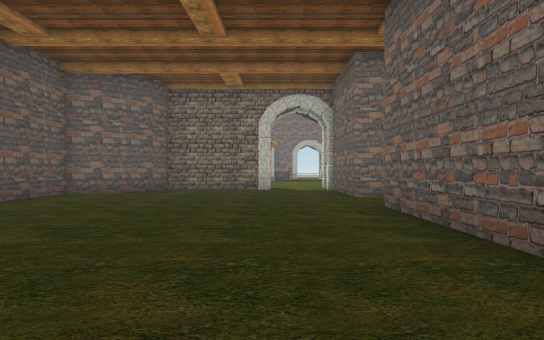
View 1 (above)

12 first-person views from a walk through a Unity game level. The camera is 1.2 m above the floor, looks level and sees 70° across. The floor is counted in squares, 2 m on a side. Each view is taken from the middle of a square. On the plan, view 1 faces up. The plan holds only what a view shows up to about 11 squares ahead; the rest is blank. The place goes on beyond the plan. The player is left out.

View 2
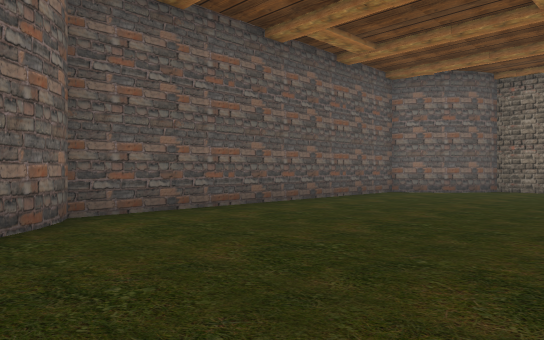

View 3
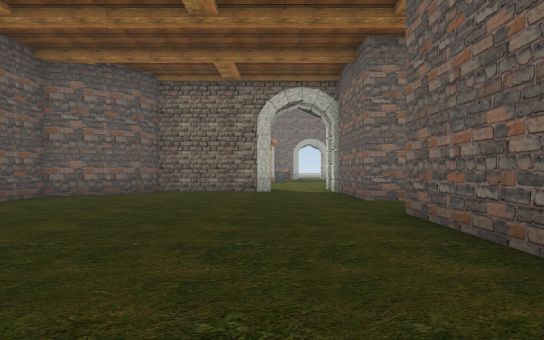

View 4
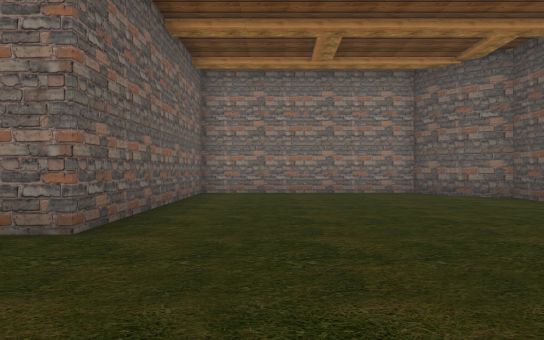

View 5
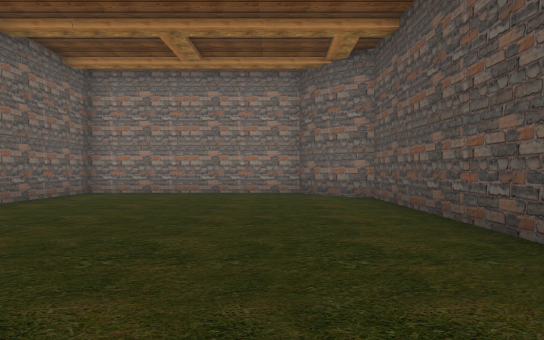

View 6
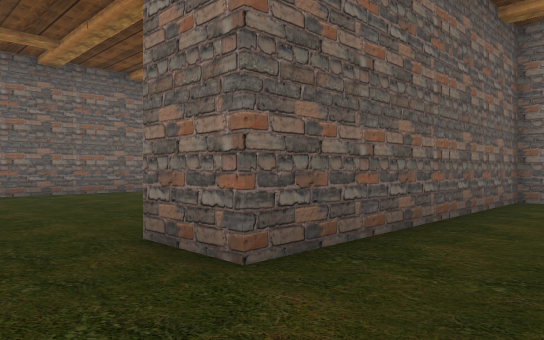

View 7
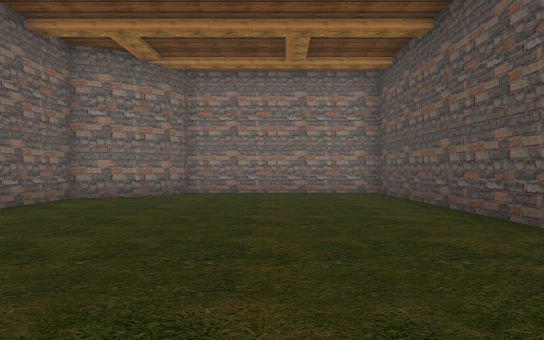

View 8
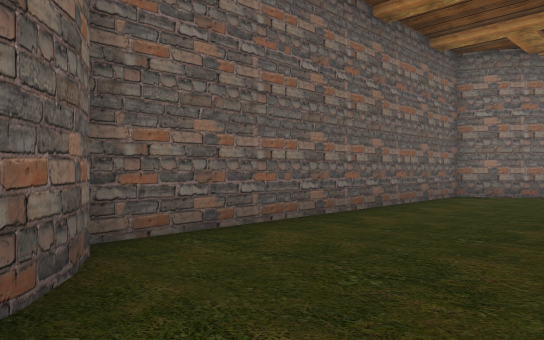

View 9
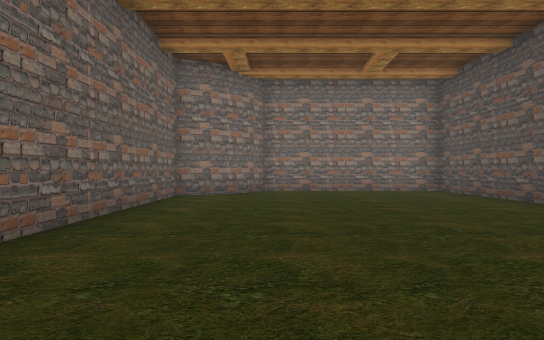

View 10
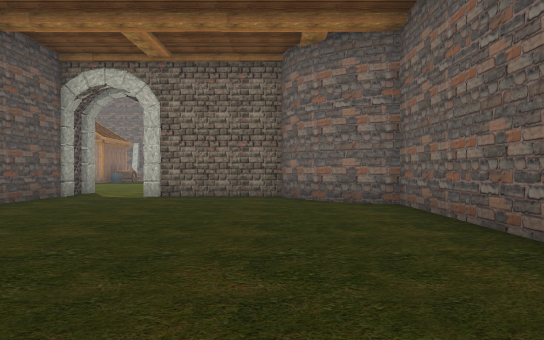

View 11
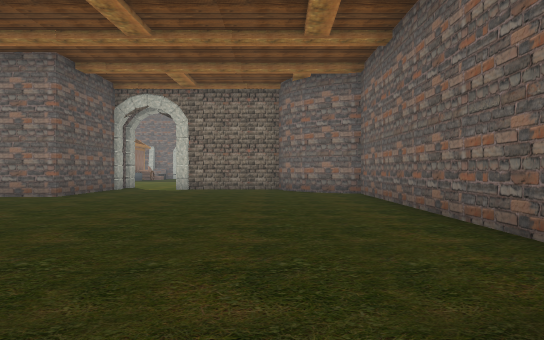

View 12
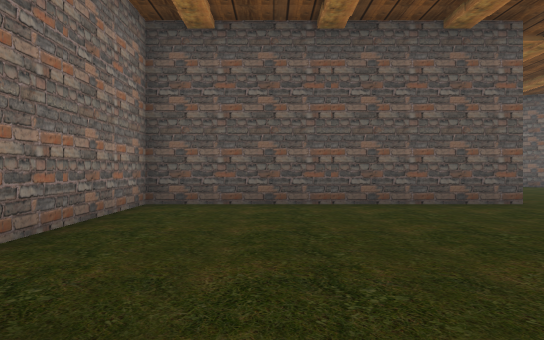

### Floor plan
Points are (right, up) in squares from view 1. A wall is a line through its corners. A room is listed if a view was taken in it or the views show most of it. See-through windows are left out.
Room 1 (views 1, 2, 3, 4, 5, 6)
walls: (-4.7, 10) (-5.2, 9.8) (-5.2, 1.6) (-4.6, 1.3) (-4.1, 0.6); (-3.5, 11.1) (-4.1, 10.4) (-4.9, 9.9); (-4.9, 1.5) (-4.5, 1.1); (-3.3, 11.5) (-3.7, 10.7) (-4.3, 10.2); (-4.1, 0.7) (-3.8, 0.2); (3.2, 8.6) (1.9, 8.6) (1.9, 12); (-3.9, 0.2) (-3.7, -0.2) (1.9, -0.2) (1.9, 6.4) (3.2, 6.4); (0, 11.9) (-3.2, 11.9)
ways out: opening at (2.5, 7.5) to room 2; opening at (1, 12.5)
Room 2 (views 7, 8, 9, 10, 11, 12)
walls: (3.2, 6.4) (3.2, -0.2) (8.2, -0.2) (8.4, 0.3); (9.9, 10) (9.1, 10.4) (8.6, 11); (9.8, 1.7) (10.3, 1.8) (10.3, 9.8) (9.6, 10.1) (8.7, 10.7) (8.3, 11.5); (8.6, 0.7) (9.1, 1.3) (9.9, 1.7); (8.2, 11.9) (5, 11.9); (8.3, 0.1) (8.7, 0.9) (9.4, 1.4); (3.2, 13.4) (3.2, 8.6)
ways out: opening at (2.5, 7.5) to room 1; opening at (4, 12.5)

Positions as (right, up) in squares from view 1, and headings:
1: (0, 0), facing up
2: (0, 0), facing up-left
3: (0, 1), facing up
4: (0, 10), facing down
5: (-3, 10), facing down
6: (0, 8), facing down-right
7: (6, 10), facing down
8: (7, 11), facing down-right
9: (8, 11), facing down
10: (8, 3), facing up
11: (8, 0), facing up
12: (10, 2), facing left
